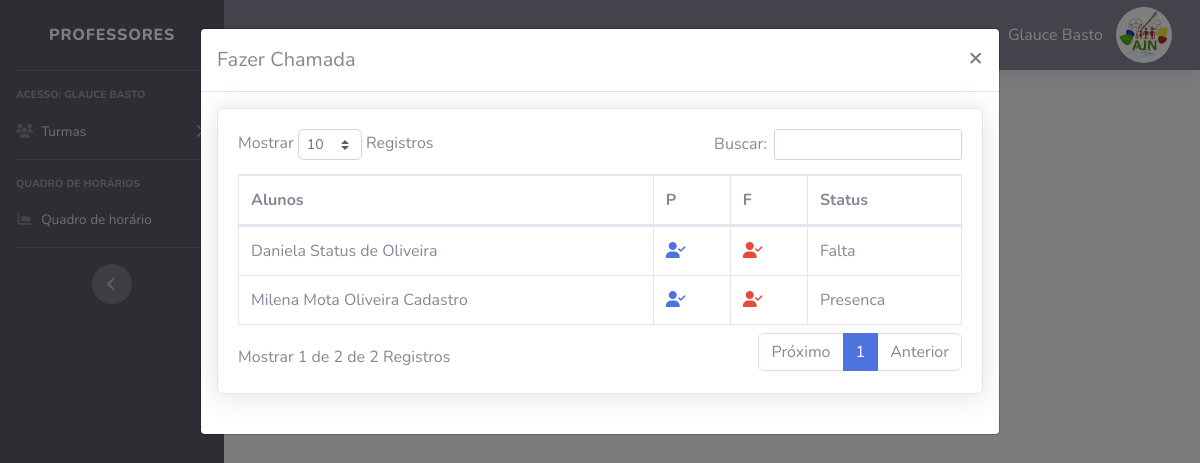
The app's page /tela-professor/index.php?pag=turma&id=35&funcao=chamadasaulas&id_turma=35&id_aula=276 (signed in) with its own data.
### tables this page shows
CREATE TABLE `user` (
  `id` int(11) NOT NULL,
  `cpf` varchar(30) NOT NULL,
  `nomesocial` varchar(50) NOT NULL,
  `email` varchar(50) NOT NULL,
  `nivel` varchar(15) NOT NULL,
  `senha` varchar(255) NOT NULL
);

CREATE TABLE `alunos` (
  `id` int(11) NOT NULL,
  `imagem` varchar(1000) NOT NULL,
  `nomecompleto` varchar(50) NOT NULL,
  `nomesocial` varchar(50) NOT NULL,
  `aniversario` varchar(10) NOT NULL,
  `genero` varchar(20) NOT NULL,
  `rg` varchar(30) NOT NULL,
  `cpf` varchar(30) NOT NULL,
  `telefone` varchar(20) NOT NULL,
  `celular` varchar(20) NOT NULL,
  `email` varchar(50) NOT NULL,
  `cep` varchar(30) NOT NULL,
  `rua` varchar(30) NOT NULL,
  `numero` varchar(8) NOT NULL,
  `complemento` varchar(20) NOT NULL,
  `bairro` varchar(30) NOT NULL,
  `cidade` varchar(30) NOT NULL,
  `estado` varchar(30) NOT NULL,
  `whatsapp` varchar(20) NOT NULL,
  `escola` varchar(50) NOT NULL,
  `turmaescolar` varchar(8) NOT NULL,
  `nivelescolar` varchar(15) NOT NULL,
  `anoescolar` varchar(15) NOT NULL,
  `certidaonasc` varchar(50) NOT NULL,
  `cpfresponsavel` varchar(30) NOT NULL
);

CREATE TABLE `chamada` (
  `id` int(11) NOT NULL,
  `id_turma` int(11) NOT NULL,
  `id_aula` int(11) NOT NULL,
  `id_aluno` int(11) NOT NULL,
  `presenca` varchar(10) NOT NULL,
  `datachamada` date NOT NULL
);

### tela-professor/turma.php (the view, shortened to what the rows shown need)
<?php
require_once("../conexao.php");
?>
</div>
<div class="modal" id="chamadasaulas" tabindex="-1" role="dialog">
    <div class="modal-dialog  modal-lg" role="document">
        <div class="modal-content">
            <div class="modal-body">
        <div class="card shadow mb-4">
        <div class="card-body">
            <div class="table-responsive">
                <table class="table table-bordered" id="dataTable3" width="100%" cellspacing="0">
                    <thead>
                        <tr>
                            <th>Alunos</th>
                            <th>P</th>
                            <th>F</th>
                            <th>Status</th>
                        </tr>
                    </thead>
                    <tbody>
                    <?php
                            $query_f = $pdo->query("SELECT * FROM matriculas where id_turma = '$_GET[id_turma]'");
                            $res_f = $query_f->fetchAll(PDO::FETCH_ASSOC);
                            for ($i=0; $i < count($res_f); $i++) {
                            $id_aluno = $res_f[$i]['id_aluno'];
                            $query_r = $pdo->query("SELECT * FROM alunos where id = '" . $id_aluno . "'");
                            $res_r = $query_r->fetchAll(PDO::FETCH_ASSOC);
                            $nomecompleto = $res_r[0]['nomecompleto'];
                            $imagem = $res_r[0]['imagem'];
                        ?>
                <tr>
                   <td>
                    <a class='teste-foto'><?php echo $nomecompleto ?><span class='teste-foto2'><img src="../img/alunos/<?php echo $imagem?>" class='teste-foto3' width="100" height="100" alt="<?php echo $nomecompleto ?>" /></span></a>
                   </td>
                      <td>
                       <a href="index.php?pag=turma&id=<?php echo $_GET['id']?>&funcao=realizarchamada&id_turma=<?php echo $_GET['id_turma']?>&id_aula=<?php echo $_GET['id_aula']?>&id_aluno=<?php echo $id_aluno?>"
                       class='text-primary' title='Presença'><i class="fa-solid fa-user-check"></i></a>
                     </td>
                     <td>
                       <a href="index.php?pag=turma&id=<?php echo $_GET['id']?>&funcao=realizarchamada2&id_turma=<?php echo $_GET['id_turma']?>&id_aula=<?php echo $_GET['id_aula']?>&id_aluno=<?php echo $id_aluno?>"
                       class='text-danger' title='Falta'> <i class="fa-solid fa-user-check"></i></a>
                     </td>
                      <td>
                      <?php
                        $query2 = $pdo->query("SELECT * FROM chamada WHERE id_turma = '$_GET[id_turma]'
                        and id_aluno = $id_aluno and id_aula ='$_GET[id_aula]'");
                        $res2 = $query2 -> fetchALL(PDO::FETCH_ASSOC);
                        $presenca2 = $res2[0]['presenca'];
                         if($presenca2 != "" ) {?>
                        <?php echo $presenca2 ?>
                        <?php } ?>
                     </td>
                </div>
<?php }?>
       </div>
   </div>
</div>
            </div>
        </div>
    </div>
</div>

### tela-professor/index.php (shortened to what the rows shown need)
<?php
require_once("../conexao.php");
    $pag = @$_GET["pag"];
    $menu3 = "dias";
    $SESSION = @$_SESSION['id_user'];
    $query = $pdo->query("SELECT * FROM user WHERE id = '$SESSION'");
    $res = $query->fetchAll(PDO::FETCH_ASSOC);
    $nome_perfil = @$res[0]['nomesocial'];
 ?>
<!DOCTYPE html>
<html lang="pt-br">
    <head>
        <link href="../css/style.css" rel="stylesheet">
        <link href="../css/sb-admin-2.css" rel="stylesheet">
        <link href="../vendor/datatables/dataTables.bootstrap4.min.css" rel="stylesheet">
    </head>
    <body id="page-top">
        <div id="wrapper">
            <ul class="navbar-nav bg-dark sidebar sidebar-dark accordion" id="accordionSidebar">
                <a class="sidebar-brand d-flex align-items-center justify-content-center" href="index.php">
                    <div class="sidebar-brand-text mx-3">PROFESSORES</div>
                </a>
                <hr class="sidebar-divider ">
                <div class="sidebar-heading">
                    Acesso: <?php echo $nome_perfil ?>
                </div>
                <li class="nav-item">
                    <a class="nav-link collapsed" href="#" data-toggle="collapse" data-target="#collapseTwo" aria-expanded="true" aria-controls="collapseTwo">
                    </a>
                </li>
                <hr class="sidebar-divider">
                <div class="sidebar-heading">
                    Quadro de Horários
                </div>
                <li class="nav-item">
                    <a class="nav-link" href="index.php?pag=<?php echo $menu3 ?>">
                        <span>Quadro de horário </span></a>
                </li>
                <hr class="sidebar-divider d-none d-md-block">
                <div class="text-center d-none d-md-inline">
                    <button class="rounded-circle border-0" id="sidebarToggle"></button>
                </div>
            </ul>
            <div id="content-wrapper" class="d-flex flex-column">
                <div id="content">
                    <nav class="navbar navbar-expand navbar-light bg-secondary topbar mb-4 static-top shadow">
                        <ul class="navbar-nav ml-auto">
                            <li class="nav-item dropdown no-arrow">
                                <a class="nav-link dropdown-toggle" href="#" id="userDropdown" role="button" data-toggle="dropdown" aria-haspopup="true" aria-expanded="false">
                                    <Button class="btn btn-link  text-white" title='Editar Perfil'><?php echo $nome_perfil?></Button>
                                   <img class="img-profile rounded-circle" src="../img/logo-ajn.jpg" width="60" height="60" >
                            </a>
                            </li>
                        </ul>
                    </nav>
                        <?php if (@$pag == null) {
                        @include_once("home.php");
                        } else if (@$pag==$menu3) {
                        @include_once(@$menu3.".php");
                        } else if (@$pag=='turma') {
                        @include_once("turma.php");
                        } else {
                        @include_once("home.php");
                        }
                        ?>
    </body>

### records on screen
user: nomesocial "GLAUCE BASTO", nomesocial "Glauce Basto"
alunos: nomecompleto "Daniela Status de Oliveira"
chamada: presenca "Falta"
alunos: nomecompleto "Milena Mota Oliveira Cadastro"
chamada: presenca "Presenca"
